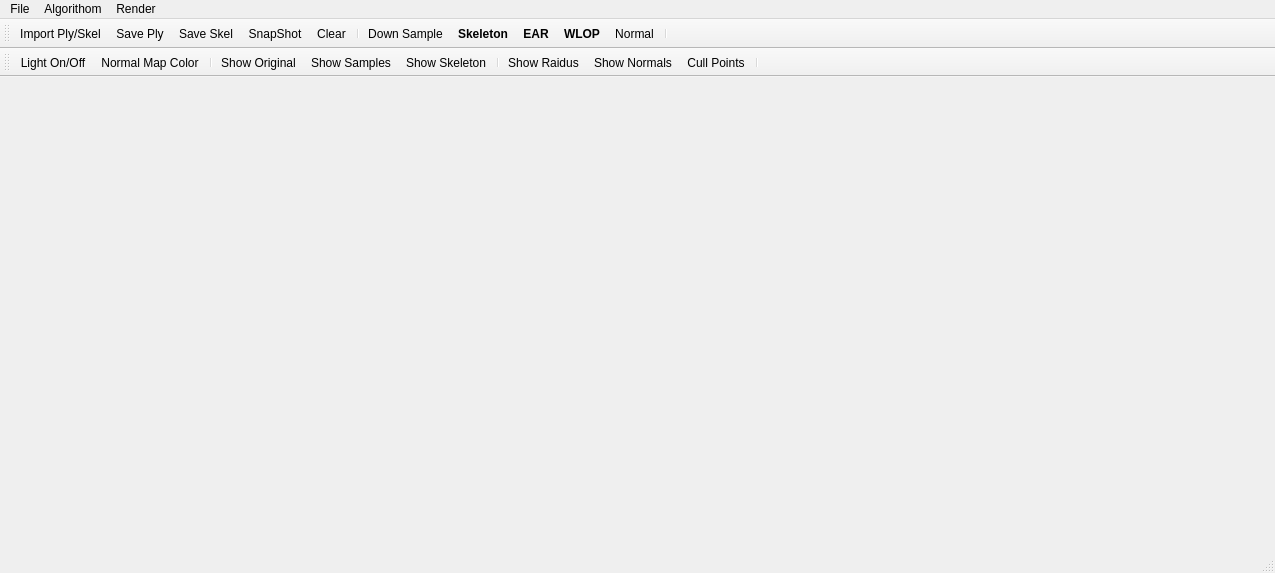
<?xml version="1.0" encoding="UTF-8"?>
<ui version="4.0">
 <class>mainwindowClass</class>
 <widget class="QMainWindow" name="mainwindowClass">
  <property name="geometry">
   <rect>
    <x>0</x>
    <y>0</y>
    <width>1275</width>
    <height>573</height>
   </rect>
  </property>
  <property name="minimumSize">
   <size>
    <width>55</width>
    <height>55</height>
   </size>
  </property>
  <property name="sizeIncrement">
   <size>
    <width>5</width>
    <height>5</height>
   </size>
  </property>
  <property name="baseSize">
   <size>
    <width>1</width>
    <height>1</height>
   </size>
  </property>
  <property name="acceptDrops">
   <bool>true</bool>
  </property>
  <property name="windowTitle">
   <string>Point Cloud</string>
  </property>
  <widget class="QWidget" name="centralWidget"/>
  <widget class="QMenuBar" name="menuBar">
   <property name="geometry">
    <rect>
     <x>0</x>
     <y>0</y>
     <width>1275</width>
     <height>21</height>
    </rect>
   </property>
   <widget class="QMenu" name="menuFile">
    <property name="title">
     <string>File</string>
    </property>
    <addaction name="actionImport_File"/>
    <addaction name="actionSave_Ply"/>
    <addaction name="actionSave_Skel"/>
    <addaction name="actionNormalize"/>
    <addaction name="actionDownSample"/>
    <addaction name="actionSubSample"/>
    <addaction name="actionQianSample"/>
    <addaction name="actionClear_Data"/>
    <addaction name="actionImport_Image"/>
    <addaction name="actionSave_View"/>
   </widget>
   <widget class="QMenu" name="menuAlgorithom">
    <property name="title">
     <string>Algorithom</string>
    </property>
    <widget class="QMenu" name="menuWLOP">
     <property name="title">
      <string>WLOP</string>
     </property>
     <addaction name="actionRun_Wlop"/>
     <addaction name="actionWLOP_Setting"/>
    </widget>
    <widget class="QMenu" name="menuNormal">
     <property name="title">
      <string>Normal</string>
     </property>
     <addaction name="actionRun_PCA"/>
     <addaction name="actionNormal_Setting"/>
     <addaction name="actionReorientate"/>
    </widget>
    <widget class="QMenu" name="menuSkeleton">
     <property name="title">
      <string>Skeleton</string>
     </property>
     <addaction name="separator"/>
     <addaction name="actionSkeleton_Setting"/>
    </widget>
    <widget class="QMenu" name="menuEAR">
     <property name="title">
      <string>EAR</string>
     </property>
     <addaction name="actionUpsample_Setting"/>
    </widget>
    <addaction name="menuWLOP"/>
    <addaction name="menuNormal"/>
    <addaction name="menuSkeleton"/>
    <addaction name="menuEAR"/>
   </widget>
   <widget class="QMenu" name="menuRender">
    <property name="title">
     <string>Render</string>
    </property>
    <widget class="QMenu" name="menuColor">
     <property name="title">
      <string>Color</string>
     </property>
     <addaction name="actionLight_On_Off"/>
     <addaction name="actionSample_Color"/>
     <addaction name="actionOriginal_Color"/>
     <addaction name="actionBackground_Color"/>
     <addaction name="actionFeature_Color"/>
     <addaction name="actionNormal_Color"/>
     <addaction name="separator"/>
     <addaction name="actionAmbient_Color"/>
     <addaction name="actionDiffuse_Color"/>
     <addaction name="actionSpecular_Color"/>
     <addaction name="actionShow_Individual_Color"/>
    </widget>
    <widget class="QMenu" name="menuSample_Render">
     <property name="title">
      <string>Sample Render</string>
     </property>
     <addaction name="actionShow_Samples"/>
     <addaction name="separator"/>
     <addaction name="actionShow_Sample_Dot"/>
     <addaction name="actionShow_Sample_Quads"/>
     <addaction name="actionShow_Sample_Circle"/>
     <addaction name="actionShow_Sample_Sphere"/>
    </widget>
    <widget class="QMenu" name="menuOriginal_Render">
     <property name="title">
      <string>Original Render</string>
     </property>
     <addaction name="actionShow_Original"/>
     <addaction name="separator"/>
     <addaction name="actionShow_Original_Dot"/>
     <addaction name="actionShow_Original_Quad"/>
     <addaction name="actionShow_Original_Circle"/>
     <addaction name="actionShow_Original_Sphere"/>
    </widget>
    <widget class="QMenu" name="menuSnap_Shot">
     <property name="title">
      <string>Snap Shot</string>
     </property>
     <addaction name="actionSnapShot"/>
     <addaction name="actionSnap_Each_Iteration"/>
     <addaction name="actionNo_Snap_Radius"/>
    </widget>
    <widget class="QMenu" name="menuShow_Neighbor_Size">
     <property name="title">
      <string>Show Neighbor Size</string>
     </property>
     <addaction name="actionShow_Neighborhood_Ball"/>
     <addaction name="actionShow_Radius_Line"/>
     <addaction name="actionShow_All_Raidus"/>
    </widget>
    <widget class="QMenu" name="menuPick_Point">
     <property name="title">
      <string>Pick Point</string>
     </property>
     <addaction name="actionErase_Pick"/>
    </widget>
    <widget class="QMenu" name="menuSkeleton_Render">
     <property name="title">
      <string>Skeleton Render</string>
     </property>
     <addaction name="actionShow_Skeleton"/>
     <addaction name="actionShow_colorful_branches"/>
    </widget>
    <addaction name="menuColor"/>
    <addaction name="separator"/>
    <addaction name="menuSample_Render"/>
    <addaction name="menuOriginal_Render"/>
    <addaction name="menuSkeleton_Render"/>
    <addaction name="actionShow_Normals"/>
    <addaction name="actionCull_Points"/>
    <addaction name="actionRecompute_Quad"/>
    <addaction name="actionShow_Normal_Color"/>
    <addaction name="menuSnap_Shot"/>
    <addaction name="menuShow_Neighbor_Size"/>
    <addaction name="menuPick_Point"/>
   </widget>
   <addaction name="menuFile"/>
   <addaction name="menuAlgorithom"/>
   <addaction name="menuRender"/>
  </widget>
  <widget class="QToolBar" name="mainToolBar">
   <property name="baseSize">
    <size>
     <width>11</width>
     <height>11</height>
    </size>
   </property>
   <property name="toolButtonStyle">
    <enum>Qt::ToolButtonTextUnderIcon</enum>
   </property>
   <attribute name="toolBarArea">
    <enum>TopToolBarArea</enum>
   </attribute>
   <attribute name="toolBarBreak">
    <bool>false</bool>
   </attribute>
   <addaction name="actionImport_File"/>
   <addaction name="actionSave_Ply"/>
   <addaction name="actionSave_Skel"/>
   <addaction name="actionSnapShot"/>
   <addaction name="actionClear_Data"/>
   <addaction name="separator"/>
   <addaction name="actionDownSample"/>
   <addaction name="actionSkeleton_Setting"/>
   <addaction name="actionUpsample_Setting"/>
   <addaction name="actionWLOP_Setting"/>
   <addaction name="actionNormal_Setting"/>
   <addaction name="separator"/>
  </widget>
  <widget class="QStatusBar" name="statusBar"/>
  <widget class="QToolBar" name="toolBar">
   <property name="windowTitle">
    <string>toolBar</string>
   </property>
   <attribute name="toolBarArea">
    <enum>TopToolBarArea</enum>
   </attribute>
   <attribute name="toolBarBreak">
    <bool>true</bool>
   </attribute>
   <addaction name="actionLight_On_Off"/>
   <addaction name="actionShow_Normal_Color"/>
   <addaction name="separator"/>
   <addaction name="actionShow_Original"/>
   <addaction name="actionShow_Samples"/>
   <addaction name="actionShow_Skeleton"/>
   <addaction name="separator"/>
   <addaction name="actionShow_Neighborhood_Ball"/>
   <addaction name="actionShow_Normals"/>
   <addaction name="actionCull_Points"/>
   <addaction name="separator"/>
  </widget>
  <action name="actionImport_File">
   <property name="icon">
    <iconset resource="mainwindow.qrc">
     <normaloff>:/mainwindow/Icons/open.png</normaloff>:/mainwindow/Icons/open.png</iconset>
   </property>
   <property name="text">
       <string>Import Ply/Skel</string>
   </property>
  </action>
  <action name="actionSave_Ply">
   <property name="icon">
    <iconset resource="mainwindow.qrc">
     <normaloff>:/mainwindow/Icons/save.png</normaloff>:/mainwindow/Icons/save.png</iconset>
   </property>
   <property name="text">
    <string>Save Ply</string>
   </property>
  </action>
  <action name="actionShow_Samples">
   <property name="checkable">
    <bool>true</bool>
   </property>
   <property name="text">
    <string>Show Samples</string>
   </property>
  </action>
  <action name="actionShow_Original">
   <property name="checkable">
    <bool>true</bool>
   </property>
   <property name="text">
    <string>Show Original</string>
   </property>
  </action>
  <action name="actionShow_Neighborhood_Ball">
   <property name="checkable">
    <bool>true</bool>
   </property>
   <property name="text">
    <string>Show Raidus</string>
   </property>
   <property name="shortcut">
    <string>Alt+R</string>
   </property>
  </action>
  <action name="actionCull_Points">
   <property name="checkable">
    <bool>true</bool>
   </property>
   <property name="text">
    <string>Cull Points</string>
   </property>
   <property name="shortcut">
    <string>Ctrl+T</string>
   </property>
  </action>
  <action name="actionSample_Color">
   <property name="text">
    <string>Sample Color</string>
   </property>
  </action>
  <action name="actionOriginal_Color">
   <property name="text">
    <string>Original Color</string>
   </property>
  </action>
  <action name="actionBackground_Color">
   <property name="text">
    <string>Background Color</string>
   </property>
  </action>
  <action name="actionAmbient_Color">
   <property name="text">
    <string>Ambient Color</string>
   </property>
  </action>
  <action name="actionDiffuse_Color">
   <property name="text">
    <string>Diffuse Color</string>
   </property>
  </action>
  <action name="actionSpecular_Color">
   <property name="text">
    <string>Specular Color</string>
   </property>
  </action>
  <action name="actionLight_On_Off">
   <property name="checkable">
    <bool>true</bool>
   </property>
   <property name="icon">
    <iconset resource="mainwindow.qrc">
     <normaloff>:/mainwindow/Icons/lighton.png</normaloff>:/mainwindow/Icons/lighton.png</iconset>
   </property>
   <property name="text">
    <string>Light On/Off</string>
   </property>
  </action>
  <action name="actionInitial_Sampling">
   <property name="text">
    <string>Initial Sampling</string>
   </property>
  </action>
  <action name="actionNormalize">
   <property name="text">
    <string>Normalize</string>
   </property>
  </action>
  <action name="actionDownSample">
   <property name="icon">
    <iconset resource="mainwindow.qrc">
     <normaloff>:/mainwindow/Icons/reload.png</normaloff>:/mainwindow/Icons/reload.png</iconset>
   </property>
   <property name="text">
    <string>Down Sample</string>
   </property>
  </action>
  <action name="actionSubSample">
   <property name="text">
    <string>SubSample</string>
   </property>
  </action>
  <action name="actionSnapShot">
   <property name="icon">
    <iconset resource="mainwindow.qrc">
     <normaloff>:/mainwindow/Icons/125.png</normaloff>:/mainwindow/Icons/125.png</iconset>
   </property>
   <property name="text">
    <string>SnapShot</string>
   </property>
  </action>
  <action name="actionShow_Normals">
   <property name="checkable">
    <bool>true</bool>
   </property>
   <property name="text">
    <string>Show Normals</string>
   </property>
   <property name="shortcut">
    <string>Alt+N</string>
   </property>
  </action>
  <action name="actionFeature_Color">
   <property name="text">
    <string>Feature Color</string>
   </property>
  </action>
  <action name="actionNormal_Color">
   <property name="text">
    <string>Normal Color</string>
   </property>
  </action>
  <action name="actionWLOP_2">
   <property name="text">
    <string>Skeletonization</string>
   </property>
  </action>
  <action name="actionRun_Wlop">
   <property name="icon">
    <iconset resource="mainwindow.qrc">
     <normaloff>:/mainwindow/Icons/gowalla_128x128-32.png</normaloff>:/mainwindow/Icons/gowalla_128x128-32.png</iconset>
   </property>
   <property name="text">
    <string>Run WLOP</string>
   </property>
  </action>
  <action name="actionWLOP_Setting">
   <property name="icon">
    <iconset resource="mainwindow.qrc">
     <normaloff>:/mainwindow/Icons/gameboid_128x128-32.png</normaloff>:/mainwindow/Icons/gameboid_128x128-32.png</iconset>
   </property>
   <property name="text">
    <string>WLOP</string>
   </property>
   <property name="font">
    <font>
     <weight>75</weight>
     <bold>true</bold>
    </font>
   </property>
  </action>
  <action name="actionRun_PCA">
   <property name="text">
    <string>Run PCA</string>
   </property>
  </action>
  <action name="actionNormal_Setting">
   <property name="icon">
    <iconset resource="mainwindow.qrc">
     <normaloff>:/mainwindow/Icons/sleepbot_128x128-32.png</normaloff>:/mainwindow/Icons/sleepbot_128x128-32.png</iconset>
   </property>
   <property name="text">
    <string>Normal</string>
   </property>
  </action>
  <action name="actionReorientate">
   <property name="text">
    <string>Reorientate</string>
   </property>
   <property name="font">
    <font>
     <weight>75</weight>
     <bold>true</bold>
    </font>
   </property>
  </action>
  <action name="actionShow_Sample_Quads">
   <property name="checkable">
    <bool>true</bool>
   </property>
   <property name="text">
    <string>Quad</string>
   </property>
  </action>
  <action name="actionShow_Sample_Dot">
   <property name="checkable">
    <bool>true</bool>
   </property>
   <property name="text">
    <string>Dot</string>
   </property>
  </action>
  <action name="actionShow_Sample_Circle">
   <property name="checkable">
    <bool>true</bool>
   </property>
   <property name="text">
    <string>Circle</string>
   </property>
  </action>
  <action name="actionShow_Original_Quad">
   <property name="checkable">
    <bool>true</bool>
   </property>
   <property name="text">
    <string>Quad</string>
   </property>
  </action>
  <action name="actionShow_Original_Dot">
   <property name="checkable">
    <bool>true</bool>
   </property>
   <property name="text">
    <string>Dot</string>
   </property>
  </action>
  <action name="actionShow_Original_Circle">
   <property name="checkable">
    <bool>true</bool>
   </property>
   <property name="text">
    <string>Circle</string>
   </property>
  </action>
  <action name="actionInitial_Sampling_2">
   <property name="text">
    <string>Initialization</string>
   </property>
  </action>
  <action name="actionAuto_Play">
   <property name="text">
    <string>Auto Play</string>
   </property>
  </action>
  <action name="actionStop">
   <property name="text">
    <string>Stop</string>
   </property>
  </action>
  <action name="actionStep">
   <property name="text">
    <string>Step</string>
   </property>
  </action>
  <action name="actionJump">
   <property name="text">
    <string>Jump</string>
   </property>
  </action>
  <action name="actionSkeleton_Setting">
   <property name="icon">
    <iconset resource="mainwindow.qrc">
     <normaloff>:/mainwindow/Icons/heyzap_128x128-32.png</normaloff>:/mainwindow/Icons/heyzap_128x128-32.png</iconset>
   </property>
   <property name="text">
    <string>Skeleton</string>
   </property>
   <property name="font">
    <font>
     <weight>75</weight>
     <bold>true</bold>
    </font>
   </property>
  </action>
  <action name="actionUpsample_Setting">
   <property name="icon">
    <iconset resource="mainwindow.qrc">
     <normaloff>:/mainwindow/Icons/upsample-xw.png</normaloff>:/mainwindow/Icons/upsample-xw.png</iconset>
   </property>
   <property name="text">
    <string>EAR</string>
   </property>
   <property name="font">
    <font>
     <weight>75</weight>
     <bold>true</bold>
     <strikeout>false</strikeout>
     <stylestrategy>PreferAntialias</stylestrategy>
    </font>
   </property>
  </action>
  <action name="actionClear_Data">
   <property name="icon">
    <iconset resource="mainwindow.qrc">
     <normaloff>:/mainwindow/Icons/eraser.png</normaloff>:/mainwindow/Icons/eraser.png</iconset>
   </property>
   <property name="text">
    <string>Clear</string>
   </property>
  </action>
  <action name="actionImport_Image">
   <property name="text">
    <string>Import Image</string>
   </property>
   <property name="visible">
    <bool>false</bool>
   </property>
  </action>
  <action name="actionShow_Individual_Color">
   <property name="checkable">
    <bool>true</bool>
   </property>
   <property name="text">
    <string>Show Individual Color</string>
   </property>
  </action>
  <action name="actionRecompute_Quad">
   <property name="text">
    <string>Recompute Quad</string>
   </property>
  </action>
  <action name="actionShow_Normal_Color">
   <property name="checkable">
    <bool>true</bool>
   </property>
   <property name="icon">
    <iconset resource="mainwindow.qrc">
     <normaloff>:/mainwindow/Icons/rgbt.png</normaloff>:/mainwindow/Icons/rgbt.png</iconset>
   </property>
   <property name="text">
    <string>Normal Map Color</string>
   </property>
  </action>
  <action name="actionSave_View">
   <property name="text">
    <string>Save View</string>
   </property>
  </action>
  <action name="actionSnap_Each_Iteration">
   <property name="checkable">
    <bool>true</bool>
   </property>
   <property name="text">
    <string>Snap Each Iteration</string>
   </property>
  </action>
  <action name="actionNo_Snap_Radius">
   <property name="checkable">
    <bool>true</bool>
   </property>
   <property name="text">
    <string>Not Snap Radius</string>
   </property>
  </action>
  <action name="actionShow_Radius_Line">
   <property name="text">
    <string>Show Radius Line</string>
   </property>
  </action>
  <action name="actionShow_All_Raidus">
   <property name="checkable">
    <bool>true</bool>
   </property>
   <property name="text">
    <string>Show All Raidus</string>
   </property>
  </action>
  <action name="actionSave_Skel">
   <property name="icon">
    <iconset resource="mainwindow.qrc">
     <normaloff>:/mainwindow/Icons/folder_128x128-32.png</normaloff>:/mainwindow/Icons/folder_128x128-32.png</iconset>
   </property>
   <property name="text">
    <string>Save Skel</string>
   </property>
  </action>
  <action name="actionErase_Pick">
   <property name="text">
    <string>Erase Pick</string>
   </property>
   <property name="shortcut">
    <string>Alt+E</string>
   </property>
  </action>
  <action name="actionShow_Sample_Sphere">
   <property name="checkable">
    <bool>true</bool>
   </property>
   <property name="text">
    <string>Sphere</string>
   </property>
  </action>
  <action name="actionShow_Original_Sphere">
   <property name="checkable">
    <bool>true</bool>
   </property>
   <property name="text">
    <string>Sphere</string>
   </property>
  </action>
  <action name="actionShow_Skeleton">
   <property name="checkable">
    <bool>true</bool>
   </property>
   <property name="text">
    <string>Show Skeleton</string>
   </property>
  </action>
  <action name="actionShow_colorful_branches">
   <property name="checkable">
    <bool>true</bool>
   </property>
   <property name="text">
    <string>Show colorful branches</string>
   </property>
  </action>
  <action name="actionQianSample">
   <property name="text">
    <string>Fixed Sample(no random)</string>
   </property>
   <property name="visible">
    <bool>false</bool>
   </property>
  </action>
 </widget>
 <layoutdefault spacing="6" margin="11"/>
 <resources>
  <include location="mainwindow.qrc"/>
 </resources>
 <connections/>
</ui>
